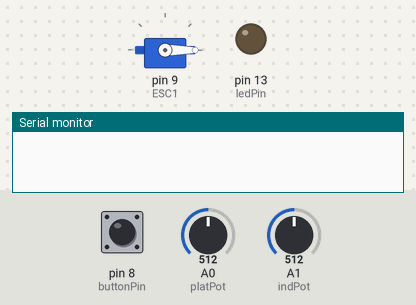
A sketch run on a simulated Arduino Uno, built with avr-gcc and run on an emulated ATmega328P. Parts: servo, output pins drawn as LEDs (lit = HIGH), the last lines printed to the serial monitor. Inputs (shaded band) come from the test bench; at power-on: pin 8 (buttonPin) LOW, A0 (platPot) = 512, A1 (indPot) = 512.

Above: at 1.2 s.
1.3 s: pin 8 (buttonPin) pulled HIGH for 1 s
At 3.3 s:
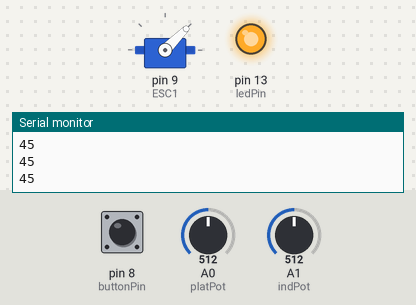
4.3 s: A0 (platPot) set to 716
At 4.8 s:
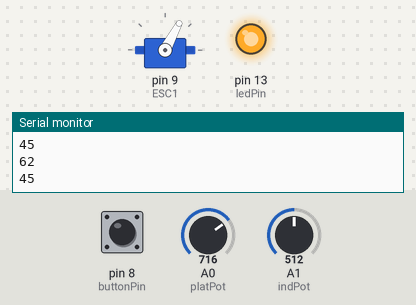
5.8 s: A0 (platPot) set to 1023
At 6.3 s:
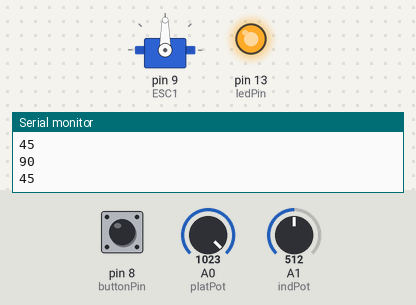
7.4 s: A0 (platPot) set to 306
At 7.8 s:
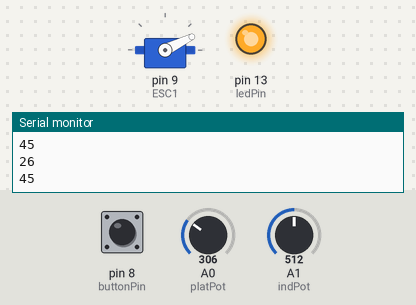
8.9 s: A0 (platPot) set to 122
At 10.1 s:
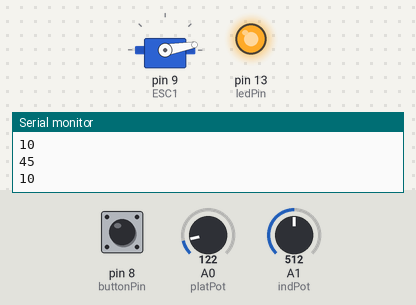
10.4 s: pin 8 (buttonPin) pulled HIGH for 0.15 s
At 11.4 s:
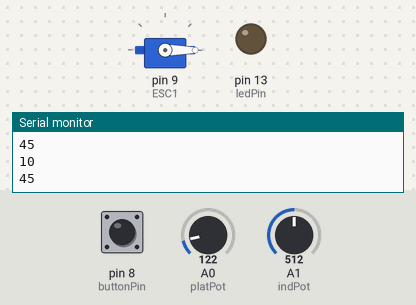
Timing chart, 0 to 13.0 s (numbered marks = the images above; inputs shaded):
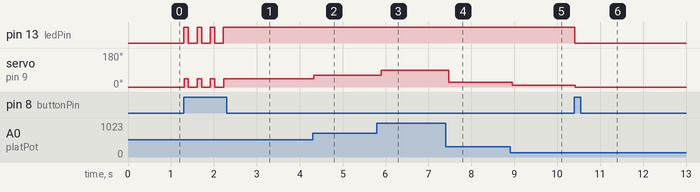

The sketch:

432Send.ino
```cpp
#include <SoftwareSerial.h>
#include <Servo.h>
#define setPin 4
int platPot = A0;                                               // select the input pin for the potentiometer
int indPot = A1;                                                // potentiometer pin for individual motor speed
int ledPin = 13;                                                // select the pin for the LED
int buttonPin = 8;                                              // push button pin

Servo ESC1;                                                     //Initialize ESC1 as Servo

SoftwareSerial HC12(11, 10);                                    // HC-12 TX Pin, HC-12 RX Pin

void setup() {
  Serial.begin(9600);                                           // Open serial port to computer
  HC12.begin(9600);                                             // Open serial port to HC12

  ESC1.attach(9);                                               //Connect ESC1 to pin 9
  ESC1.write(0);                                                //Write a speed of 0 to ESC1

  pinMode(ledPin, OUTPUT);                                      // declare LED as output
  pinMode(buttonPin, INPUT);                                    // declare pushbutton as input

  //pinMode(setPin, OUTPUT);
  //digitalWrite(setPin, LOW);
  //delay(250);
  //HC12.write("AT+DEFAULT");
  //delay(250);
  //digitalWrite(setPin, HIGH);                                 // HC-12 normal, transparent mode
}

void loop()
{

  int val = digitalRead(buttonPin);                             // read input value
  //Serial.println(val);
  int led = 0;
  if (val == HIGH) {                                            // button pressed (HIGH)
    digitalWrite(ledPin, HIGH);                                 // turn LED ON
    led = 1;
  } else {                                                      // ELSE, i.e. button released (LOW)
    digitalWrite(ledPin, LOW);                                  // turn LED OFF
    led = 0;
  }


  while (led == 1)                                              //While the led is on, do this loop
  {

    int platformSpeed = analogRead(platPot);                    //Read the first potentiometer value
    platformSpeed = map(platformSpeed, 0, 1023, 0, 90);         //Convert it from 10 bit binary 0 ~ 180 (limited to 90)

    int individualSpeed = analogRead(indPot);                   //Read the second potentiometer value
    individualSpeed = map(individualSpeed, 0, 1023, 0, 90);     //Convert it from 10 bit binary 0 ~ 180 (limited to 90)

    Serial.println(platformSpeed);                              //Printing on Serial monitor on PC for verification
    Serial.println(individualSpeed);                            //Printing on Serial monitor on PC for verification
    HC12.println(individualSpeed);                              //Sending the desired value via the HC12 module

    ESC1.write(platformSpeed);                                  //Write the desired speed to the large motor

    delay(100);                                                 //Delay for better Serial communication

    int button = digitalRead(buttonPin);                        //Check button state
    if (button == LOW)                                          //button released (LOW)
    {
      digitalWrite(ledPin, HIGH);                               // leave LED ON, WHILE loop will continue
    }
    else                                                        //Button IS pressed, i.e. want to turn off stirrer
    {
      digitalWrite(ledPin, LOW);                                // turn LED OFF
      HC12.println(0);                                          //Send a speed of 0 to the other HC12 module
      ESC1.write(0);                                            //Write a speed of 0 to the big motor
      led = 0;                                                  //Change value of led so that WHILE loop is stopped
      delay(200);
    }

  }

 }
```

Measured:
- after the input at 1.3 s, pin 13 (ledPin): alternates HIGH for 0.10 s and LOW for 0.20 s, 7 changes in all, then stays HIGH, starting at once; servo on pin 9 (ESC1): alternates 45° for 0.10 s and 0° for 0.20 s, 7 changes in all, then stays 45°, starting at once
- after the input at 4.3 s, servo on pin 9 (ESC1): 45° → 62° at once
- after the input at 5.8 s, servo on pin 9 (ESC1): 62° → 90° after 0.10 s
- after the input at 7.4 s, servo on pin 9 (ESC1): 90° → 26° after 0.08 s
- after the input at 8.9 s, servo on pin 9 (ESC1): 26° → 10° after 0.05 s
- after the input at 10.4 s, pin 13 (ledPin): HIGH → LOW at once; servo on pin 9 (ESC1): 10° → 0° at once
